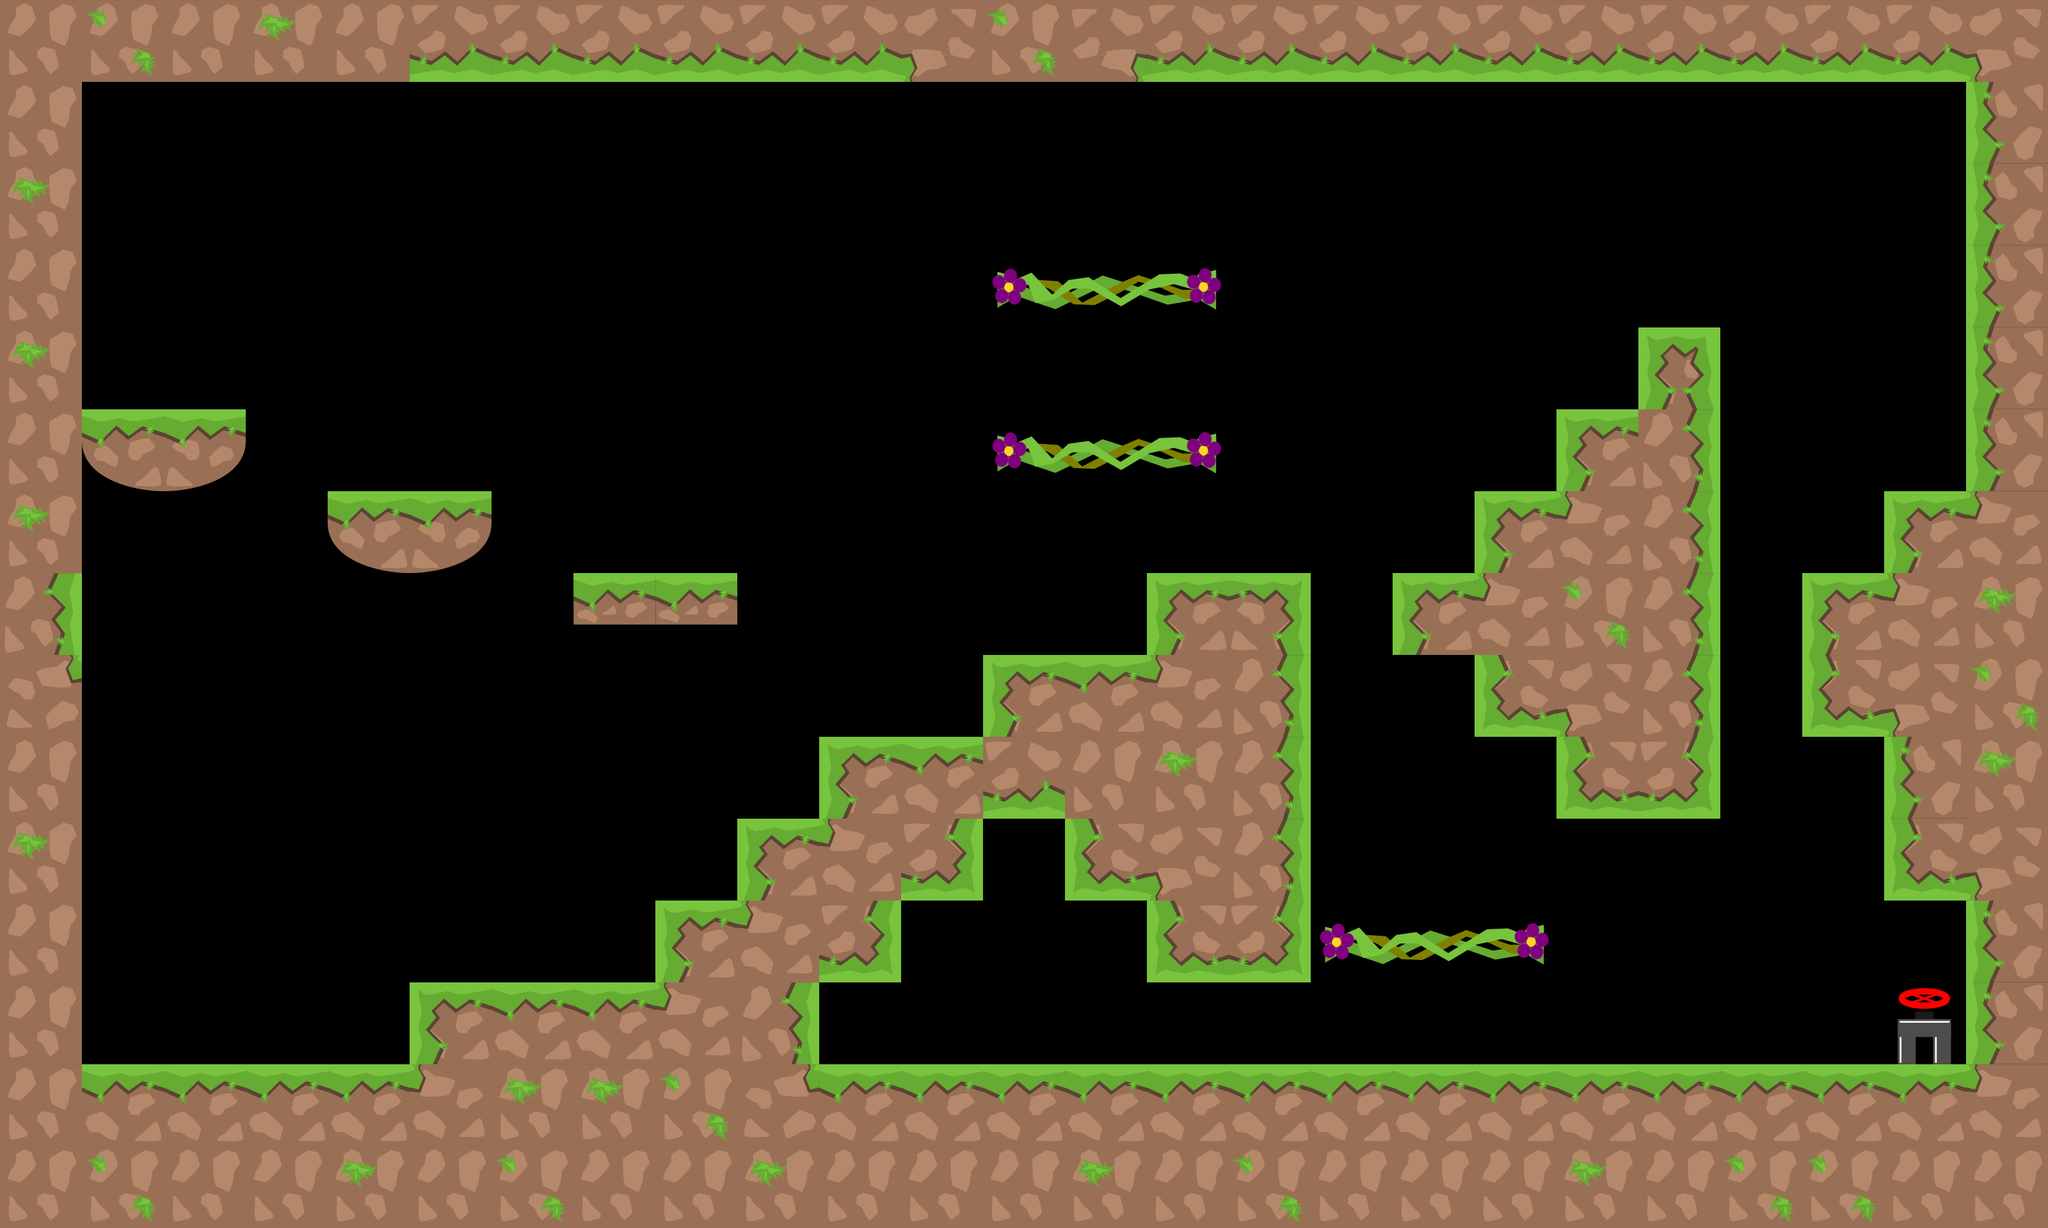

Tiled map render using the project's own tile images. Description and the map definition, with tile-layer contents summarised, below:
An orthogonal 25x15 tile map with 128x128 px tiles, 2 tile layers (graphics, oil), 3 tilesets and 46 objects.

<map version="1.0" tiledversion="1.1.1" orientation="orthogonal" renderorder="right-down" width="25" height="15" tilewidth="128" tileheight="128" infinite="0" nextobjectid="284">
 <tileset firstgid="1" source="tiles_128x128.tsx" />
 <tileset firstgid="37" source="tiles_oil_128x128.tsx" />
 <tileset firstgid="77" source="tiles_128x128_green.tsx" />
 <layer name="graphics" width="25" height="15">
  <data>[375 cells, 165 non-empty, 25 distinct tile ids]</data>
 </layer>
 <layer name="oil" width="25" height="15">
  <data>[375 cells, 0 non-empty, 0 distinct tile ids]</data>
 </layer>
 <objectgroup name="blocks" opacity="0.57">
  <object id="2" x="3072" y="4" width="112" height="1696" />
  <object id="3" x="64" y="52" width="64" height="1684" />
  <object id="4" x="8" y="4" width="3172" height="120" />
  <object id="127" x="8" y="1664" width="3196" height="248.002" />
  <object id="259" x="128" y="640" width="256" height="128" />
  <object id="260" x="512" y="768" width="256" height="128" />
  <object id="261" x="896" y="896" width="256" height="77.3333" />
  <object id="262" x="2816" y="896" width="256" height="256" />
  <object id="263" x="2944" y="768" width="128" height="128" />
  <object id="264" x="2944" y="1152" width="128" height="256" />
  <object id="265" x="1792" y="896" width="256" height="640" />
  <object id="266" x="1536" y="1024" width="256" height="128" />
  <object id="267" x="1280" y="1152" width="512" height="128" />
  <object id="268" x="1664" y="1280" width="128" height="128" />
  <object id="269" x="1152" y="1280" width="384" height="128" />
  <object id="270" x="1024" y="1408" width="384" height="128" />
  <object id="271" x="640" y="1536" width="640" height="128" />
  <object id="276" x="2560.61" y="512.121" width="128" height="768" />
  <object id="277" x="2183" y="896" width="121" height="128" />
  <object id="278" x="2304" y="768" width="128" height="128" />
  <object id="279" x="2432" y="640" width="128" height="128" />
  <object id="280" x="2304" y="1024" width="128" height="128" />
  <object id="281" x="2432" y="1152" width="128" height="128" />
 </objectgroup>
 <objectgroup name="switch" />
 <objectgroup name="levelEndBlock" />
 <objectgroup name="slope" />
 <objectgroup name="passBlock">
  <object id="200" x="1573.28" y="433.799" width="317.03" height="46" />
  <object id="233" x="1577.74" y="683.92" width="317.03" height="46" />
  <object id="258" x="2081.74" y="1453.92" width="317.03" height="46" />
 </objectgroup>
 <objectgroup name="flowers">
  <object id="74" x="1702.43" y="278.915" width="69.697" height="69.697">
   <ellipse />
  </object>
  <object id="76" x="406.182" y="542.671" width="69.697" height="69.697">
   <ellipse />
  </object>
  <object id="80" x="2837.22" y="537.58" width="69.697" height="69.697">
   <ellipse />
  </object>
  <object id="83" x="1367.64" y="371.641" width="69.697" height="69.697">
   <ellipse />
  </object>
  <object id="112" x="2841.83" y="280.974" width="69.697" height="69.697">
   <ellipse />
  </object>
  <object id="114" x="2713.23" y="990.669" width="69.697" height="69.697">
   <ellipse />
  </object>
  <object id="141" x="1681.03" y="561.461" width="69.697" height="69.697">
   <ellipse />
  </object>
  <object id="143" x="912.973" y="1311.45" width="69.697" height="69.697">
   <ellipse />
  </object>
  <object id="144" x="1494.42" y="1528.13" width="69.697" height="69.697">
   <ellipse />
  </object>
  <object id="195" x="976.254" y="734.194" width="69.697" height="69.697">
   <ellipse />
  </object>
  <object id="196" x="2548.98" y="1497.83" width="69.697" height="69.697">
   <ellipse />
  </object>
  <object id="212" x="2191.39" y="278.489" width="69.697" height="69.697">
   <ellipse />
  </object>
  <object id="230" x="408.182" y="806.671" width="69.697" height="69.697">
   <ellipse />
  </object>
  <object id="231" x="406.182" y="1062.67" width="69.697" height="69.697">
   <ellipse />
  </object>
  <object id="232" x="406.182" y="1314.67" width="69.697" height="69.697">
   <ellipse />
  </object>
  <object id="237" x="1558.43" y="1372.06" width="69.697" height="69.697">
   <ellipse />
  </object>
  <object id="239" x="1509.59" y="937.224" width="69.697" height="69.697">
   <ellipse />
  </object>
  <object id="240" x="791.405" y="928.133" width="69.697" height="69.697">
   <ellipse />
  </object>
  <object id="283" x="2085.95" y="1075.52" width="69.697" height="69.697">
   <ellipse />
  </object>
 </objectgroup>
 <objectgroup name="end">
  <object id="44" x="2961.7" y="1560.67" width="93" height="95">
   <ellipse />
  </object>
 </objectgroup>
 <objectgroup name="pushBlocks" />
 <objectgroup name="damage" />
 <objectgroup name="warp_a" />
 <objectgroup name="warp_b" />
</map>
